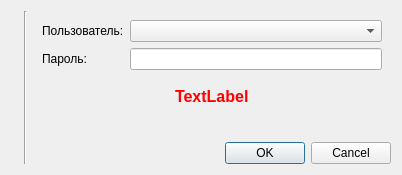
<?xml version="1.0" encoding="UTF-8"?>
<ui version="4.0">
 <class>LoginDialog</class>
 <widget class="QDialog" name="LoginDialog">
  <property name="geometry">
   <rect>
    <x>0</x>
    <y>0</y>
    <width>402</width>
    <height>175</height>
   </rect>
  </property>
  <property name="windowTitle">
   <string>Идентификация пользователя</string>
  </property>
  <layout class="QGridLayout" name="gridLayout">
   <item row="0" column="2" rowspan="4">
    <widget class="Line" name="line">
     <property name="orientation">
      <enum>Qt::Vertical</enum>
     </property>
    </widget>
   </item>
   <item row="0" column="0" rowspan="2" colspan="2">
    <widget class="QLabel" name="loginPict">
     <property name="text">
      <string/>
     </property>
     <property name="pixmap">
      <pixmap resource="resourse.qrc">:/images/Images/login.png</pixmap>
     </property>
    </widget>
   </item>
   <item row="3" column="3">
    <widget class="QDialogButtonBox" name="buttonBox">
     <property name="standardButtons">
      <set>QDialogButtonBox::Cancel|QDialogButtonBox::Ok</set>
     </property>
    </widget>
   </item>
   <item row="0" column="3">
    <widget class="QFrame" name="">
     <layout class="QFormLayout" name="formLayout">
      <item row="0" column="0">
       <widget class="QLabel" name="label">
        <property name="text">
         <string>Пользователь:</string>
        </property>
       </widget>
      </item>
      <item row="0" column="1">
       <widget class="QComboBox" name="comboBoxLogin">
        <property name="editable">
         <bool>false</bool>
        </property>
        <property name="currentText">
         <string/>
        </property>
       </widget>
      </item>
      <item row="1" column="0">
       <widget class="QLabel" name="label_2">
        <property name="text">
         <string>Пароль:</string>
        </property>
       </widget>
      </item>
      <item row="1" column="1">
       <widget class="QLineEdit" name="lineEditPassword">
        <property name="echoMode">
         <enum>QLineEdit::Password</enum>
        </property>
       </widget>
      </item>
     </layout>
    </widget>
   </item>
   <item row="1" column="3" alignment="Qt::AlignHCenter|Qt::AlignVCenter">
    <widget class="QLabel" name="labelInfo">
     <property name="font">
      <font>
       <pointsize>12</pointsize>
       <weight>75</weight>
       <bold>true</bold>
      </font>
     </property>
     <property name="styleSheet">
      <string notr="true">color: rgb(255, 0, 0);</string>
     </property>
     <property name="text">
      <string>TextLabel</string>
     </property>
    </widget>
   </item>
  </layout>
 </widget>
 <resources>
  <include location="resourse.qrc"/>
 </resources>
 <connections/>
</ui>
